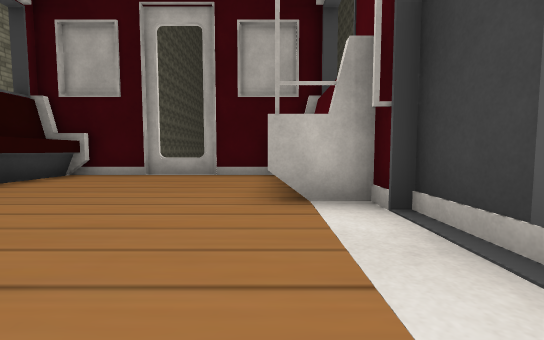
view 1 (above)

15 first-person views from a walk through a Unity game level. The camera is 0.64 m above the floor, tilts 4° down and sees 90° across. Doors are open. The floor is counted in squares, 1 m on a side. Each view is taken from the middle of a square. On the plan, view 1 faces up. The plan holds only what a view shows up to about 9 squares ahead; the rest is blank. The place goes on beyond the plan. The player character is not drawn. Some animated figures are left out. Some surface patterns are stand-ins.

view 2
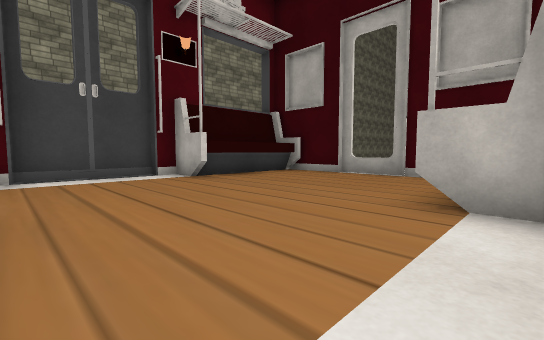

view 3
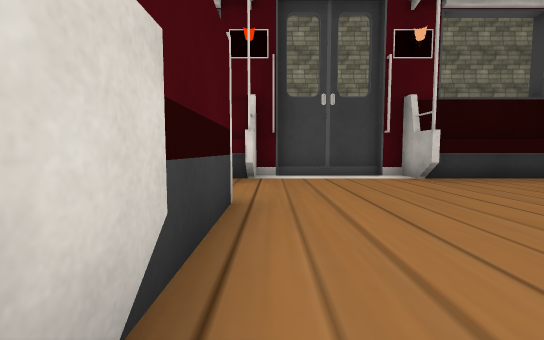

view 4
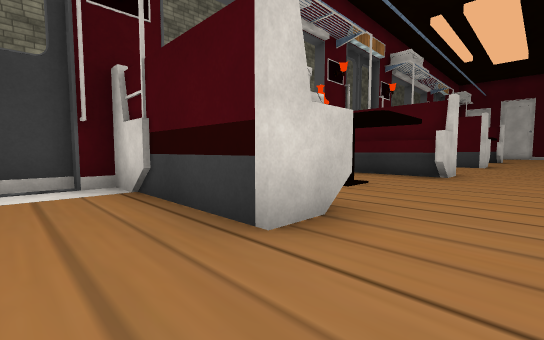

view 5
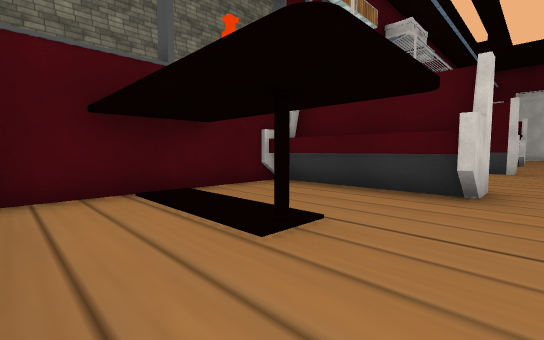

view 6
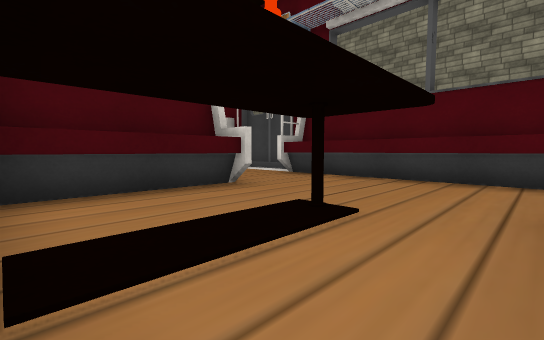

view 7
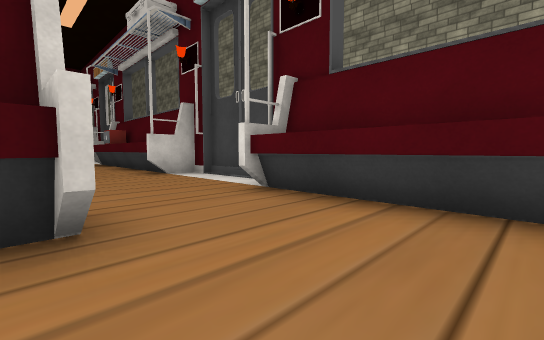

view 8
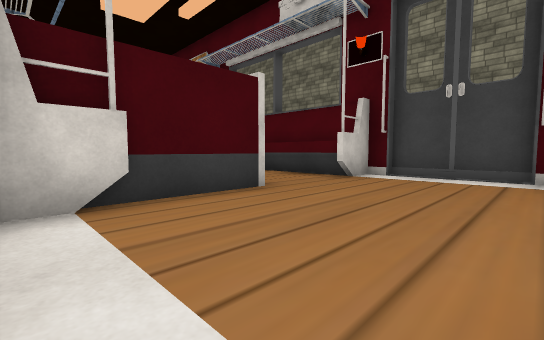

view 9
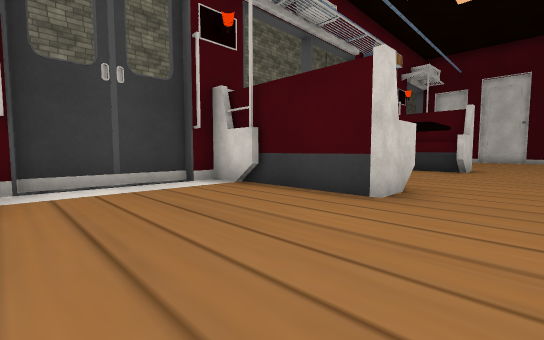

view 10
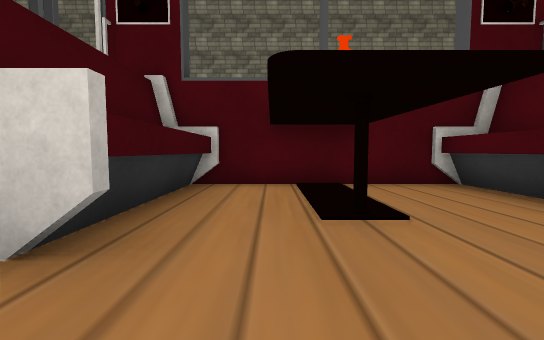

view 11
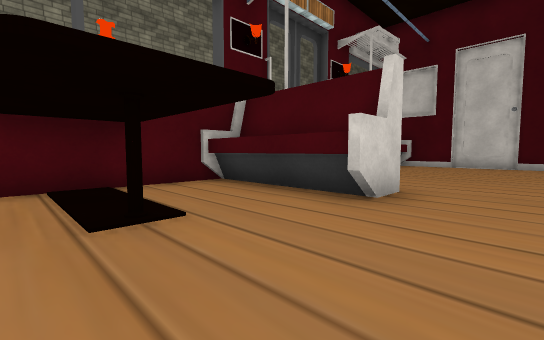

view 12
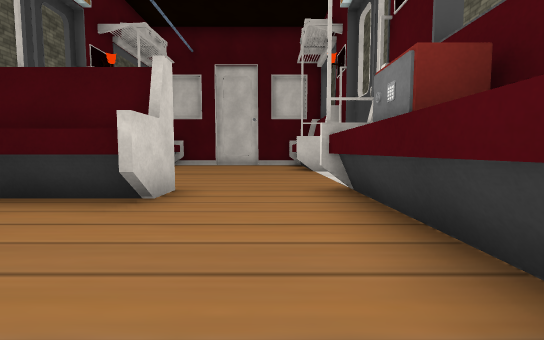

view 13
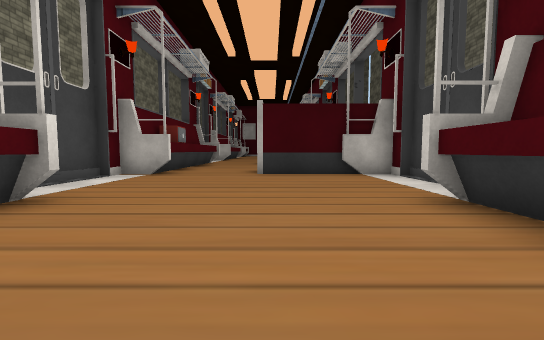

view 14
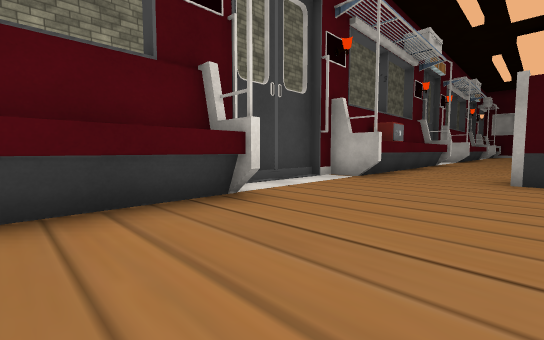

view 15
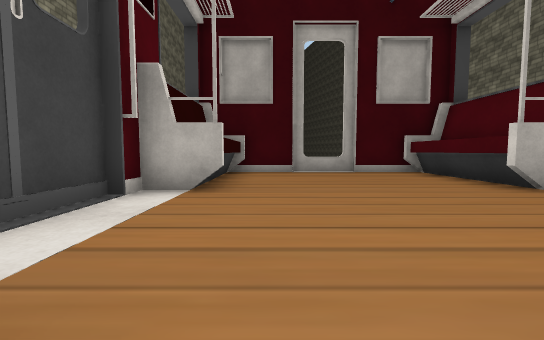

### Floor plan
Ten units are one square. View 1 is at (0, 0); x grows to the right and y downward. Boxes are objects, and circles mark ways between rooms. Rooms are numbered by the first view taken in them; rooms with no view inside come last. Other rooms are left out.
<svg viewBox="-69 -78 89 346">
<path fill="none" stroke="#000" d="M-16 4 13 4 13 -2M15 -1 15 -29M-61 -2 -61 4 -49 4 -49 56M-58 20 -58 54M13 -28 13 -34 1 -34 1 -72M-64 -29 -64 -1M9 -48 9 -59M-25 61 14 61M13 63 13 19M4 -73 -52 -73M-49 -72 -49 -34 -61 -34 -61 -28M-52 5 -52 10M-52 19 -52 56M3 -38 3 -70M-25 63 13 63M-52 -70 -52 -36M-25 74 -25 63M-64 81 -64 109M-61 108 -61 114 -49 114 -49 134M-1 114 13 114 13 108M-49 56 -49 76M-25 129 -25 116 4 116M-58 121 -58 140M-58 54 -58 66M15 109 15 81M-52 116 -52 135M-52 56 -52 75M-25 172 14 172M-52 150 -52 165M-49 134 -49 166M14 129 -25 129M13 181 13 126M-25 174 12 174M-52 135 -52 145M13 126 -21 126M1 240 1 224M13 192 13 186 -25 186 -25 174M15 196 15 191M-55 225 -49 225 -49 250M-64 191 -64 210M-58 241 -58 250M-49 166 -49 186 -61 186 -61 192M-52 165 -52 184M-40 263 -34 263M-52 225 -52 251M3 239 3 225"/>
<rect x="-25" y="5" width="10" height="10" fill="#bbb"><title>other object</title></rect>
<circle cx="-35" cy="65" r="3" fill="#2a7"/>
<circle cx="-35" cy="125" r="3" fill="#2a7"/>
<circle cx="-35" cy="175" r="3" fill="#2a7"/>
<text x="-20" y="0">1</text>
<text x="-30" y="90">2</text>
<text x="-20" y="150">3</text>
<text x="-20" y="210">4</text>
</svg>
Room 1 opens to room 2. Room 2 opens to room 3. Room 3 opens to room 4.

Where each view was taken, in squares from view 1:
view 1: 0 up, 0 right, facing up
view 2: 0 up, 1 right, facing up-left
view 3: 0 up, 1 right, facing left
view 4: 1 up, 4 left, facing down-right
view 5: 2 down, 3 left, facing down-right
view 6: 2 down, 1 right, facing down-left
view 7: 4 down, 2 left, facing down-left
view 8: 8 down, 1 right, facing down-left
view 9: 8 down, 4 left, facing down-right
view 10: 14 down, 4 left, facing right
view 11: 14 down, 4 left, facing down-right
view 12: 14 down, 4 left, facing down
view 13: 26 down, 2 left, facing up
view 14: 25 down, 2 left, facing up-left
view 15: 1 down, 4 left, facing up
